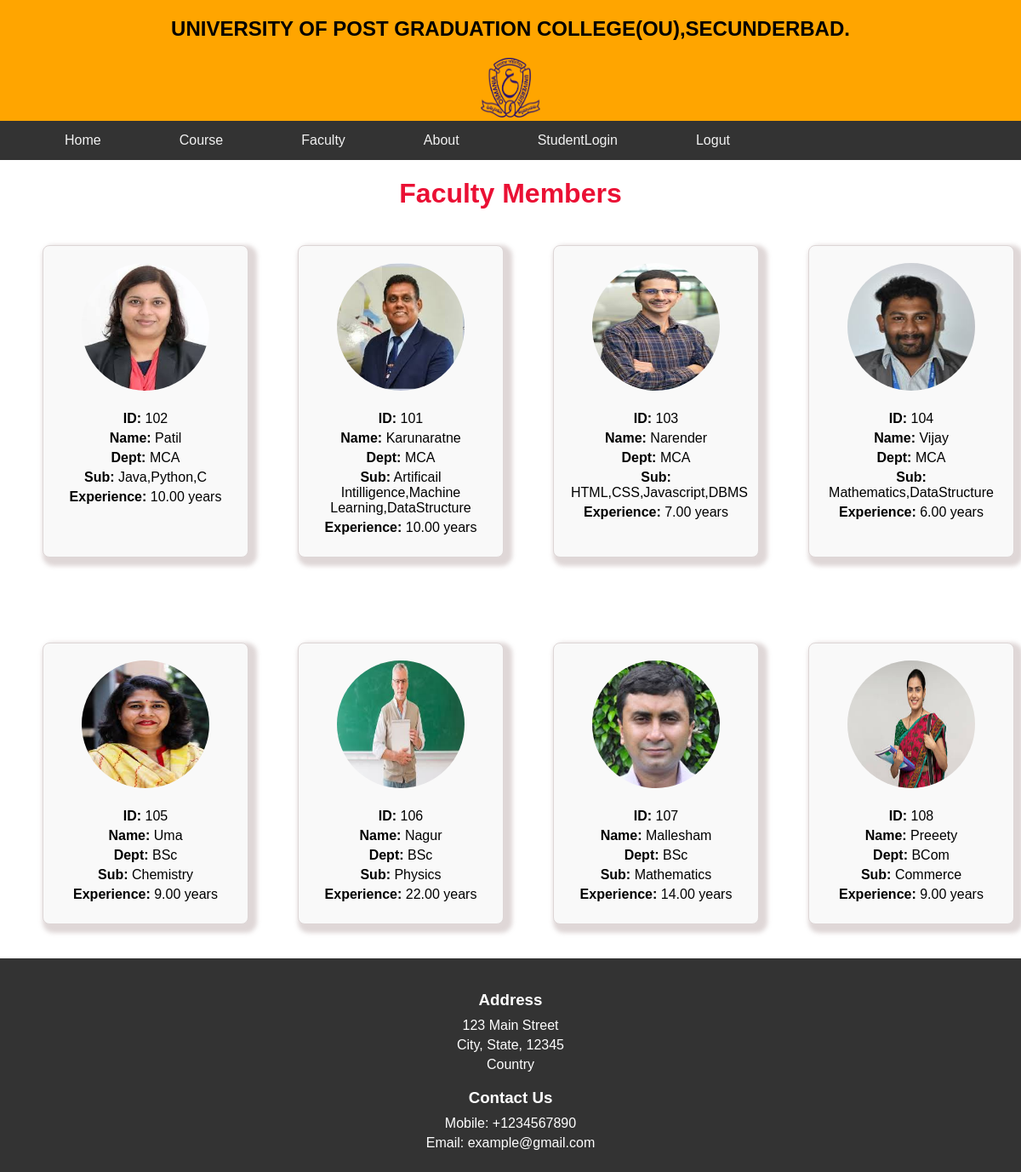
Screenshot of /faculty with the database file from the repository.
### App1/models.py (models this page shows)
class Faculty(models.Model):
    fac_id=models.CharField(max_length=1000)
    fac_name=models.CharField(max_length=100)
    fac_dep=models.CharField(max_length=100)
    fac_sub=models.CharField(max_length=100)
    fac_profile=models.ImageField(upload_to="")
    fac_exp=models.DecimalField(max_digits=10,decimal_places=2)

### App1/views.py (the view)
# urls.py: path('faculty',FacultyView.as_view(),name='faculty'),
class FacultyView(View):
    def get(self,r):
        f1=Faculty.objects.all()
        return render(r,'main/faculty.html',{'f':f1})

### template/main/faculty.html (shortened to what this page needs)
{% extends 'main/nav.html' %}
{% load static %}
{% block content %}
    <h1>Faculty Members</h1>
    {% if f %}
        <div class="faculty-list">
            {% for faculty in f %}
                <div class="faculty-member">
                    <img
                        src="{{ faculty.fac_profile.url}}"
                        alt="{{ faculty.fac_name }}"
                        class="faculty-image">
                    <div class="faculty-info">
                        <p><strong>ID:</strong> {{ faculty.fac_id }}</p>
                        <p><strong>Name:</strong> {{ faculty.fac_name }}</p>
                        <p><strong>Dept:</strong> {{ faculty.fac_dep }}</p>
                        <p><strong>Sub:</strong> {{ faculty.fac_sub }}</p>
                        <p><strong>Experience:</strong> {{ faculty.fac_exp }} years</p>
                    </div>
                </div>
            {% endfor %}
        </div>
    {% else %}
        <p>No faculty members available.</p>
    {% endif %}
{% endblock %}

### App1/static/css/main/nav.css (style rules this page uses)
html, body { height: 100%; margin: 0; padding: 0; box-sizing: border-box; }
body { display: flex; flex-direction: column; font-family: Arial, sans-serif; }
img { height: 70px; width: 70px; }
h1 { top: 0; text-align: center; text-shadow: 10px; color: hsl(350, 87%, 49%); }

### template/main/faculty.html (style rules this page uses)
.faculty-list { display: grid; grid-template-columns: repeat(auto-fill, minmax(200px, 1fr)); gap: 100px; padding: 20px 50px 40px 50px; }
.faculty-member { background: #f9f9f9; border: 1px solid #ddd6d6; padding: 20px; border-radius: 8px; text-align: center; width: 100%; transition: transform 0.3s ease; box-shadow: 5px 5px 5px 5px rgba(212, 202, 202, 0.753); }
.faculty-image { width: 150px; height:150px; border-radius: 50%; margin-bottom: 15px; }
.faculty-info p { margin: 5px 0; font-size: 16px; }

### rows the page displays
Faculty: fac_profile (picture), fac_id "102", fac_name "Patil", fac_dep "MCA", fac_sub "Java,Python,C", fac_exp "10.00"
Faculty: fac_profile (picture), fac_id "101", fac_name "Karunaratne", fac_dep "MCA", fac_sub "Artificail Intilligence,Machine Learning,DataStructure", fac_exp "10.00"
Faculty: fac_profile (picture), fac_id "103", fac_name "Narender", fac_dep "MCA", fac_sub "HTML,CSS,Javascript,DBMS", fac_exp "7.00"
Faculty: fac_profile (picture), fac_id "104", fac_name "Vijay", fac_dep "MCA", fac_sub "Mathematics,DataStructure", fac_exp "6.00"
Faculty: fac_profile (picture), fac_id "105", fac_name "Uma", fac_dep "BSc", fac_sub "Chemistry", fac_exp "9.00"
Faculty: fac_profile (picture), fac_id "106", fac_name "Nagur", fac_dep "BSc", fac_sub "Physics", fac_exp "22.00"
Faculty: fac_profile (picture), fac_id "107", fac_name "Mallesham", fac_dep "BSc", fac_sub "Mathematics", fac_exp "14.00"
Faculty: fac_profile (picture), fac_id "108", fac_name "Preeety", fac_dep "BCom", fac_sub "Commerce", fac_exp "9.00"
